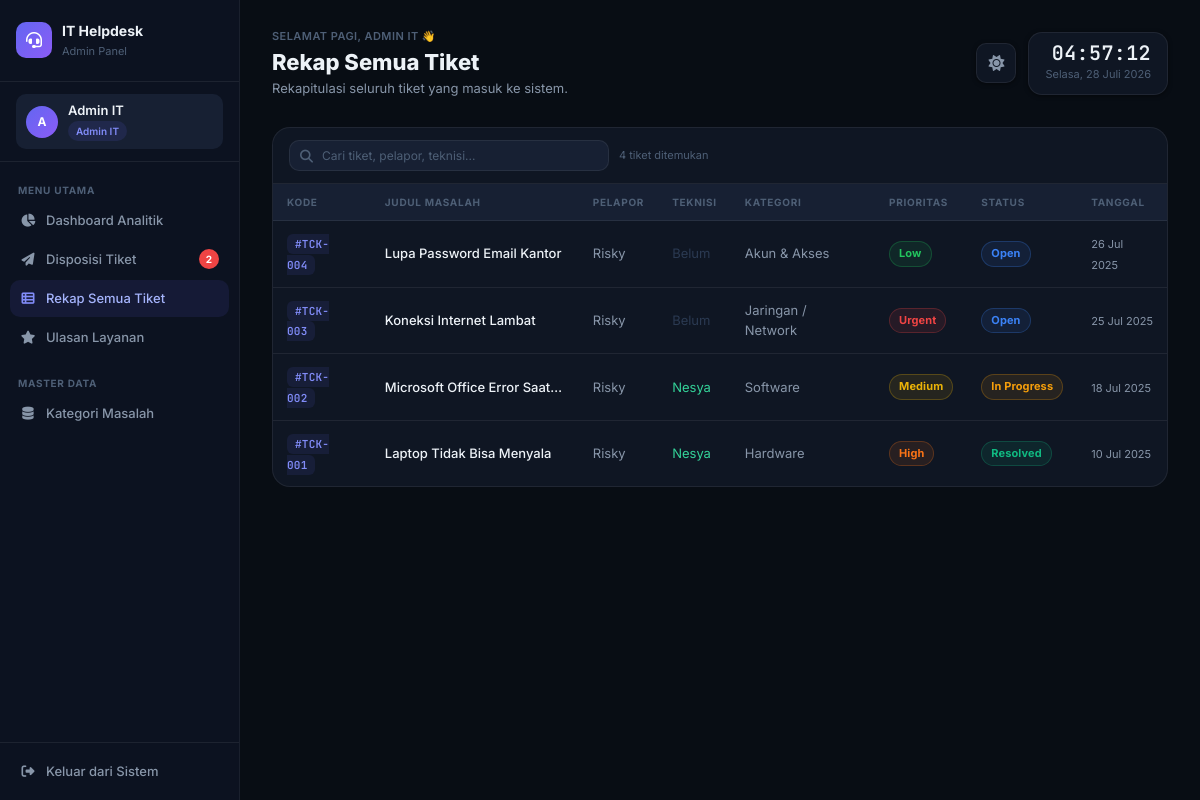
Page /dashboard_admin.php?tab=rekap (signed in) on the committed database.
### tables this page shows
CREATE TABLE IF NOT EXISTS `Tiket` (
    `id_tiket`          INT          NOT NULL AUTO_INCREMENT,
    `id_pelapor`        INT          NOT NULL,
    `id_teknisi`        INT          NULL DEFAULT NULL,
    `id_kategori`       INT          NOT NULL,
    `id_aset`           INT          NULL DEFAULT NULL,
    `kode_tiket`        VARCHAR(20)  NOT NULL UNIQUE,
    `judul_masalah`     VARCHAR(255) NOT NULL,
    `deskripsi`         TEXT         NOT NULL,
    `tingkat_prioritas` ENUM('Low','Medium','High','Urgent') NOT NULL DEFAULT 'Medium',
    `status_tiket`      ENUM('Open','In Progress','Resolved') NOT NULL DEFAULT 'Open',
    `tanggal_dibuat`    DATETIME     NOT NULL DEFAULT CURRENT_TIMESTAMP,
    PRIMARY KEY (`id_tiket`),
    CONSTRAINT `fk_tiket_pelapor`  FOREIGN KEY (`id_pelapor`)  REFERENCES `Pengguna`(`id_user`)          ON DELETE RESTRICT ON UPDATE CASCADE,
    CONSTRAINT `fk_tiket_teknisi`  FOREIGN KEY (`id_teknisi`)  REFERENCES `Pengguna`(`id_user`)          ON DELETE SET NULL  ON UPDATE CASCADE,
    CONSTRAINT `fk_tiket_kategori` FOREIGN KEY (`id_kategori`) REFERENCES `Kategori_Masalah`(`id_kategori`) ON DELETE RESTRICT ON UPDATE CASCADE,
    CONSTRAINT `fk_tiket_aset`     FOREIGN KEY (`id_aset`)     REFERENCES `Aset_Perangkat`(`id_aset`)    ON DELETE SET NULL  ON UPDATE CASCADE
);

CREATE TABLE IF NOT EXISTS `Pengguna` (
    `id_user`  INT          NOT NULL AUTO_INCREMENT,
    `nama`     VARCHAR(100) NOT NULL,
    `email`    VARCHAR(150) NOT NULL UNIQUE,
    `password` VARCHAR(255) NOT NULL,
    `role`     ENUM('Karyawan','Teknisi','Admin') NOT NULL DEFAULT 'Karyawan',
    PRIMARY KEY (`id_user`)
);

CREATE TABLE IF NOT EXISTS `Kategori_Masalah` (
    `id_kategori`    INT          NOT NULL AUTO_INCREMENT,
    `nama_kategori`  VARCHAR(100) NOT NULL,
    PRIMARY KEY (`id_kategori`)
);

### dashboard_admin.php (the view, shortened to what the rows shown need)
<?php
require_once 'koneksi.php';
$tab      = $_GET['tab'] ?? 'dashboard';
$gs = $koneksi->query("
    SELECT COUNT(*) AS total_tiket,
           SUM(status_tiket='Open') AS open_count,
           SUM(status_tiket='In Progress') AS inprogress_count,
           SUM(status_tiket='Resolved') AS resolved_count,
           SUM(tingkat_prioritas='Urgent') AS urgent_count
    FROM Tiket")->fetch_assoc();
$total_pengguna = (int)$koneksi->query("SELECT COUNT(*) AS c FROM Pengguna")->fetch_assoc()['c'];
$total_teknisi  = (int)$koneksi->query("SELECT COUNT(*) AS c FROM Pengguna WHERE role='Teknisi'")->fetch_assoc()['c'];
$total_karyawan = (int)$koneksi->query("SELECT COUNT(*) AS c FROM Pengguna WHERE role='Karyawan'")->fetch_assoc()['c'];
$avg_rating     = $koneksi->query("SELECT ROUND(AVG(rating),1) AS r FROM Ulasan_Layanan")->fetch_assoc()['r'] ?? null;
$all_tiket_q = $koneksi->query("
    SELECT t.id_tiket, t.kode_tiket, t.judul_masalah, t.tingkat_prioritas, t.status_tiket, t.tanggal_dibuat,
           k.nama_kategori, p.nama AS nama_pelapor, tek.nama AS nama_teknisi
    FROM Tiket t
    LEFT JOIN Kategori_Masalah k ON t.id_kategori=k.id_kategori
    LEFT JOIN Pengguna p ON t.id_pelapor=p.id_user
    LEFT JOIN Pengguna tek ON t.id_teknisi=tek.id_user
    ORDER BY t.tanggal_dibuat DESC LIMIT 50");
$total   = max(1, (int)($gs['total_tiket'] ?? 0));
$open_p  = round((($gs['open_count'] ?? 0)       / $total) * 100);
$prog_p  = round((($gs['inprogress_count'] ?? 0) / $total) * 100);
$res_p   = round((($gs['resolved_count'] ?? 0)   / $total) * 100);
$circ = 263.9;
$res_dash  = round(($res_p  / 100) * $circ, 1);
$prog_dash = round(($prog_p / 100) * $circ, 1);
$open_dash = round(($open_p / 100) * $circ, 1);
$res_offset  = 0;
$prog_offset = -$res_dash;
$open_offset = -$res_dash - $prog_dash;
$page_info = [
    'dashboard' => ['Dashboard Analitik',    'Ringkasan statistik sistem IT Helpdesk secara real-time.'],
    'disposisi' => ['Disposisi Tiket',        'Tugaskan tiket Open kepada Teknisi IT yang tersedia.'],
    'rekap'     => ['Rekap Semua Tiket',      'Rekapitulasi seluruh tiket yang masuk ke sistem.'],
    'ulasan'    => ['Ulasan & Rating',        'Feedback kepuasan karyawan terhadap layanan IT.'],
    'master'    => ['Master Kategori',        'Kelola kategori masalah untuk klasifikasi tiket.'],
];
$pi = $page_info[$tab] ?? $page_info['dashboard'];
?>
<!DOCTYPE html>
<html lang="id">
<head>
    <link rel="stylesheet" href="https://cdnjs.cloudflare.com/ajax/libs/font-awesome/6.5.0/css/all.min.css">
    <link rel="stylesheet" href="style.css">
</head>
<body>
<div class="page-wrapper">
<main class="main-content">
    <div class="topbar">
        <div class="topbar-left">
            <h1 class="topbar-title"><?= $pi[0] ?></h1>
        </div>
    </div>
    <?php if ($tab === 'dashboard'): ?>
    <div class="kpi-grid anim-stagger">
        <?php
        $kpis = [
            ['Total Tiket',    $gs['total_tiket']??0,      'fa-ticket',       'indigo'],
            ['Perlu Ditangani',$gs['open_count']??0,        'fa-envelope-open','red'],
            ['In Progress',    $gs['inprogress_count']??0,  'fa-gear',         'amber'],
            ['Terselesaikan',  $gs['resolved_count']??0,    'fa-check-double', 'green'],
        ];
        foreach ($kpis as $k): ?>
        <div class="kpi-card">
            <div class="kpi-icon <?= $k[3] ?>"><i class="fas <?= $k[2] ?>"></i></div>
            <div class="kpi-label"><?= $k[0] ?></div>
            <div class="kpi-value"><?= $k[1] ?></div>
        </div>
        <?php endforeach; ?>
    </div>
    <div style="display:grid;grid-template-columns:1fr 340px;gap:16px;margin-bottom:16px;">
        <div style="display:flex;flex-direction:column;gap:12px;">
            <div class="stat-row-card flex items-center justify-between">
                <div class="flex items-center gap-3">
                    <div class="kpi-icon" style="background:rgba(139,92,246,0.1);color:#c084fc;width:34px;height:34px;border-radius:10px;display:flex;align-items:center;justify-content:center;font-size:13px;">
                        <i class="fas fa-users"></i>
                    </div>
                    <div>
                        <div style="font-size:13px;font-weight:600;color:var(--text-primary);">Total Pengguna</div>
                        <div style="font-size:11px;color:var(--text-muted);">Dalam sistem</div>
                    </div>
                </div>
                <div class="inline-stats">
                    <div style="text-align:center;">
                        <div class="inline-stat-val"><?= $total_teknisi ?></div>
                        <div class="inline-stat-label">Teknisi</div>
                    </div>
                    <div style="text-align:center;">
                        <div class="inline-stat-val"><?= $total_karyawan ?></div>
                        <div class="inline-stat-label">Karyawan</div>
                    </div>
                    <div style="text-align:center;">
                        <div class="inline-stat-val"><?= $total_pengguna ?></div>
                        <div class="inline-stat-label">Total</div>
                    </div>
                </div>
            </div>
            <div class="stat-row-card flex items-center justify-between">
                <div class="flex items-center gap-3">
                    <div class="kpi-icon" style="background:rgba(239,68,68,0.1);color:#f87171;width:34px;height:34px;border-radius:10px;display:flex;align-items:center;justify-content:center;font-size:13px;">
                        <i class="fas fa-triangle-exclamation"></i>
                    </div>
                    <div>
                        <div style="font-size:13px;font-weight:600;color:var(--text-primary);">Tiket Urgent</div>
                        <div style="font-size:11px;color:var(--text-muted);">Memerlukan penanganan segera</div>
                    </div>
                </div>
                <div style="font-size:32px;font-weight:700;color:var(--text-primary);"><?= $gs['urgent_count']??0 ?></div>
            </div>
            <div class="stat-row-card flex items-center justify-between">
                <div class="flex items-center gap-3">
                    <div class="kpi-icon" style="background:rgba(234,179,8,0.1);color:#fbbf24;width:34px;height:34px;border-radius:10px;display:flex;align-items:center;justify-content:center;font-size:13px;">
                        <i class="fas fa-star"></i>
                    </div>
                    <div>
                        <div style="font-size:13px;font-weight:600;color:var(--text-primary);">Rata-rata Rating</div>
                        <div style="font-size:11px;color:var(--text-muted);">Dari skala 1–5 ulasan masuk</div>
                    </div>
                </div>
                <div style="text-align:right;">
                    <div style="font-size:32px;font-weight:700;color:var(--text-primary);"><?= $avg_rating ?? '-' ?></div>
                    <?php if ($avg_rating): ?>
                    <div style="display:flex;gap:2px;justify-content:flex-end;margin-top:2px;">
                        <?php for ($i=1;$i<=5;$i++): ?>
                        <i class="fas fa-star" style="font-size:10px;color:<?= $i<=round($avg_rating)?'#f59e0b':'var(--text-faint)' ?>;"></i>
                        <?php endfor; ?>
                    </div>
                    <?php endif; ?>
                </div>
            </div>
        </div>
        <div class="card" style="display:flex;flex-direction:column;align-items:center;justify-content:center;padding:28px;">
            <div style="font-size:13px;font-weight:600;color:var(--text-secondary);margin-bottom:20px;text-align:center;">Distribusi Status Tiket</div>
            <div class="donut-wrap" style="width:140px;height:140px;">
                <svg viewBox="0 0 100 100" width="140" height="140">
                    <circle cx="50" cy="50" r="42" fill="none" stroke="var(--bg-elevated)" stroke-width="10"/>
                    <?php if ($total > 0): ?>
                    <circle cx="50" cy="50" r="42" fill="none" stroke="#10b981" stroke-width="10"
                        stroke-dasharray="<?= $res_dash ?> <?= $circ ?>"
                        stroke-dashoffset="<?= -$res_offset ?>"
                        stroke-linecap="round"
                        transform="rotate(-90 50 50)"/>
                    <?php if ($prog_dash > 0): ?>
                    <circle cx="50" cy="50" r="42" fill="none" stroke="#f59e0b" stroke-width="10"
                        stroke-dasharray="<?= $prog_dash ?> <?= $circ ?>"
                        stroke-dashoffset="<?= $prog_offset ?>"
                        stroke-linecap="round"
                        transform="rotate(-90 50 50)"/>
                    <?php endif; ?>
                    <?php if ($open_dash > 0): ?>
                    <circle cx="50" cy="50" r="42" fill="none" stroke="#3b82f6" stroke-width="10"
                        stroke-dasharray="<?= $open_dash ?> <?= $circ ?>"
                        stroke-dashoffset="<?= $open_offset ?>"
                        stroke-linecap="round"
                        transform="rotate(-90 50 50)"/>
                    <?php endif; ?>
                    <?php endif; ?>
                </svg>
                <div class="donut-center">
                    <div class="donut-center-val"><?= $total ?></div>
                    <div class="donut-center-label">Tiket</div>
                </div>
            </div>
            <div style="display:flex;flex-direction:column;gap:8px;margin-top:20px;width:100%;">
                <div class="flex items-center justify-between">
                    <div class="flex items-center gap-2"><div class="legend-dot" style="background:#3b82f6;"></div><span style="font-size:12px;color:var(--text-secondary);">Open</span></div>
                    <span style="font-size:12px;font-weight:600;color:var(--text-primary);"><?= $gs['open_count']??0 ?> <span style="color:var(--text-muted);font-weight:400;">(<?= $open_p ?>%)</span></span>
                </div>
                <div class="flex items-center justify-between">
                    <div class="flex items-center gap-2"><div class="legend-dot" style="background:#f59e0b;"></div><span style="font-size:12px;color:var(--text-secondary);">In Progress</span></div>
                    <span style="font-size:12px;font-weight:600;color:var(--text-primary);"><?= $gs['inprogress_count']??0 ?> <span style="color:var(--text-muted);font-weight:400;">(<?= $prog_p ?>%)</span></span>
                </div>
                <div class="flex items-center justify-between">
                    <div class="flex items-center gap-2"><div class="legend-dot" style="background:#10b981;"></div><span style="font-size:12px;color:var(--text-secondary);">Resolved</span></div>
                    <span style="font-size:12px;font-weight:600;color:var(--text-primary);"><?= $gs['resolved_count']??0 ?> <span style="color:var(--text-muted);font-weight:400;">(<?= $res_p ?>%)</span></span>
                </div>
            </div>
        </div>
    </div>
    <!-- ════════════════════════════════════════════
         TAB: DISPOSISI TIKET
    ════════════════════════════════════════════ -->
    <?php elseif ($tab === 'rekap'): ?>
    <div class="card anim-slide" style="overflow:hidden;">
        <div class="overflow-auto">
            <table class="data-table" id="rekapTable">
                <thead>
                    <tr>
                        <th>Kode</th><th>Judul Masalah</th><th>Pelapor</th>
                        <th>Teknisi</th><th>Kategori</th><th>Prioritas</th>
                        <th>Status</th><th>Tanggal</th>
                    </tr>
                </thead>
                <tbody>
                    <?php if ($all_tiket_q->num_rows === 0): ?>
                    <tr><td colspan="8" style="text-align:center;padding:48px;">
                        <div class="empty-state"><div class="empty-icon"><i class="fas fa-inbox"></i></div>
                        <div class="empty-desc">Belum ada tiket dalam sistem.</div></div>
                    </td></tr>
                    <?php else: ?>
                    <?php while ($tk = $all_tiket_q->fetch_assoc()):
                        $sm = ['Open'=>'badge-open','In Progress'=>'badge-progress','Resolved'=>'badge-resolved'];
                        $pm = ['Urgent'=>'badge-urgent','High'=>'badge-high','Medium'=>'badge-medium','Low'=>'badge-low'];
                    ?>
                    <tr>
                        <td><span class="ticket-code"><?= htmlspecialchars($tk['kode_tiket']) ?></span></td>
                        <td><span style="font-size:13px;font-weight:500;color:var(--text-primary);max-width:180px;display:block;overflow:hidden;text-overflow:ellipsis;white-space:nowrap;"><?= htmlspecialchars($tk['judul_masalah']) ?></span></td>
                        <td><?= htmlspecialchars($tk['nama_pelapor'] ?? '—') ?></td>
                        <td><?= $tk['nama_teknisi'] ? '<span style="color:#34d399;">'.htmlspecialchars($tk['nama_teknisi']).'</span>' : '<span style="color:var(--text-faint);">Belum</span>' ?></td>
                        <td><?= htmlspecialchars($tk['nama_kategori'] ?? '—') ?></td>
                        <td><span class="badge <?= $pm[$tk['tingkat_prioritas']] ?? '' ?>"><?= $tk['tingkat_prioritas'] ?></span></td>
                        <td><span class="badge <?= $sm[$tk['status_tiket']] ?? '' ?>"><?= $tk['status_tiket'] ?></span></td>
                        <td><span style="font-size:11px;"><?= date('d M Y', strtotime($tk['tanggal_dibuat'])) ?></span></td>
                    </tr>
                    <?php endwhile; ?>
                    <?php endif; ?>
                </tbody>
            </table>
        </div>
    </div>
    <?php endif; ?>
</main>
</div>
</body>
</html>

### rows in the picture
tiket: kode_tiket "#TCK-004", judul_masalah "Lupa Password Email Kantor", id_pelapor.nama "Risky", shows "Belum", id_kategori.nama_kategori "Akun & Akses", tingkat_prioritas "Low", status_tiket "Open", tanggal_dibuat "26 Jul 2025"
tiket: kode_tiket "#TCK-003", judul_masalah "Koneksi Internet Lambat", id_pelapor.nama "Risky", shows "Belum", id_kategori.nama_kategori "Jaringan / Network", tingkat_prioritas "Urgent", status_tiket "Open", tanggal_dibuat "25 Jul 2025"
tiket: kode_tiket "#TCK-002", judul_masalah "Microsoft Office Error Saat…", id_pelapor.nama "Risky", id_teknisi.nama "Nesya", id_kategori.nama_kategori "Software", tingkat_prioritas "Medium", status_tiket "In Progress", tanggal_dibuat "18 Jul 2025"
tiket: kode_tiket "#TCK-001", judul_masalah "Laptop Tidak Bisa Menyala", id_pelapor.nama "Risky", id_teknisi.nama "Nesya", id_kategori.nama_kategori "Hardware", tingkat_prioritas "High", status_tiket "Resolved", tanggal_dibuat "10 Jul 2025"

### other values in the picture
substr($nama,0,1) "A"
$nama "Admin IT"
$open_badge "2"
$pi[0] "Rekap Semua Tiket"
$pi[1] "Rekapitulasi seluruh tiket yang masuk ke sistem."
$all_tiket_q->num_rows "4"
